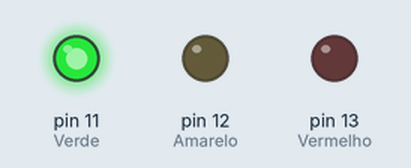
Simulated run of this sketch. Board: Arduino Uno, built with avr-gcc and run on an emulated ATmega328P. On the bench: output pins drawn as LEDs (lit = HIGH).

Above: at 1.0 s.
At 3.0 s:
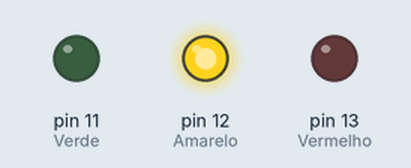
At 5.0 s:
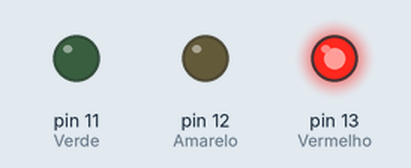
Timing chart, 0 to 7.8 s (numbered marks = the images above):
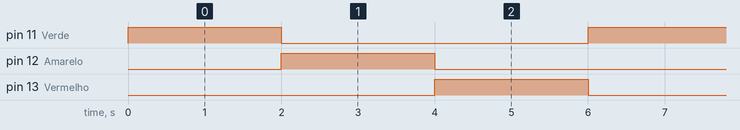

Measured:
- by itself, pin 11 (Verde), pin 12 (Amarelo), pin 13 (Vermelho): alternates HIGH for 2.0 s and LOW for 4.0 s
- by itself, everything shown: repeats every 6.0 s, in 4 steps

The sketch:

Semaforo.ino
```cpp
/*
  Semáforo
  @author Bruss Loza
*/

void setup()
{
  pinMode(13, OUTPUT);//Vermelho
  pinMode(12, OUTPUT);//Amarelo
  pinMode(11, OUTPUT);//Verde
}

void loop()
{
  digitalWrite(11, HIGH);
  delay(2000);
  digitalWrite(11,LOW);
  digitalWrite(12, HIGH);
  delay(2000);
  digitalWrite(12, LOW);
  digitalWrite(13, HIGH);
  delay(2000);
  digitalWrite(13, LOW);
}
```
